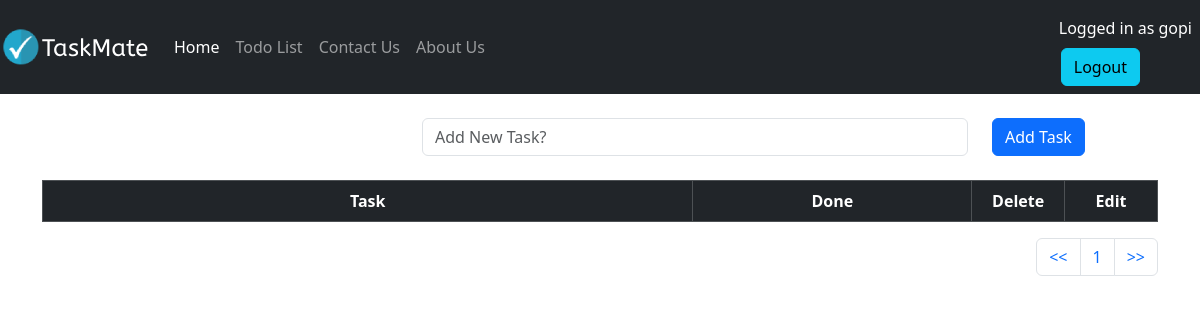
The app's page /todolist/ (signed in), older data.
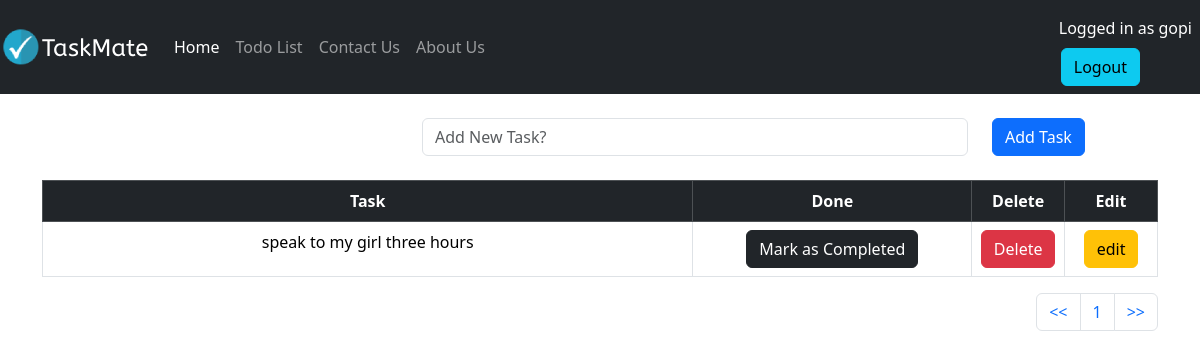
The same page, newer data.
### todolist_app/models.py (models this page shows, shortened)
class TaskList(models.Model):
    manage=models.ForeignKey(User,on_delete=models.CASCADE,default=None)
    task=models.CharField(max_length=300)
    done=models.BooleanField(default=False)
    class Meta:
        ordering= ['id']

### todolist_app/views.py (the view)
# urls.py: path('todolist/',include('todolist_app.urls')),
@login_required
def todolist(request):
   if request.method == 'POST':
      form=TaskForm(request.POST)
      if form.is_valid():
         instance=form.save(commit=False)
         instance.manage = request.user
         instance.save()
      messages.success(request,'Task Added Successfully !!!')
      return redirect('todolist')
   else:
      all_task=TaskList.objects.filter(manage=request.user)
      paginator = Paginator(all_task,5)
      page = request.GET.get('pg')
      all_task = paginator.get_page(page)
      return render(request,'todolist.html',{'all_task':all_task})

### todolist_app/templates/todolist.html (shortened to what this page needs)
{% extends "base.html" %}
{% block content %}
  <div class="container">
    <br>
    <form method="POST">
      <div class="row">
        <div class="col-lg-4"><label></label></div>
        <div class="col-lg-6">
          <input type="text" class="form-control" name="task" placeholder="Add New Task?" required>
        </div>
        <div class="col-lg-2">
          <button type="submit" class="btn btn-primary">Add Task</button>
        </div>
      </div>
    </form><br>
    <table class="table table-bordered text-center">
      <thead class="table-dark">
        <tr>
          <th class="col-7">Task</th>
          <th class="col-3">Done</th>
          <th class="col-1">Delete</th>
          <th class="col-1">Edit</th>
        </tr>
      </thead>
      <tbody>
        {% if all_task %}
          {% for obj in all_task %}
            {% if obj.done %}
              <tr class="table-success">
                <td class="col-7" ><del>{{obj.task}}</del></td>
                <td class="col-3"><a href="{% url 'pending_task' obj.id %}"><button type="button" class="btn btn-dark">Mark as Pending</button></a></td>
                <td class="col-1"><a href="{% url 'delete_task' obj.id %}"><button type="button" class="btn btn-danger">Delete</button></a></td>
                <td class="col-1"><a href="{% url 'edit_task' obj.id %}"><button type="button" class="btn btn-warning">edit</button></a></td>
              </tr>
            {% else %}
              <tr>
                <td class="col-7">{{obj.task}}</td>
                <td class="col-3"><a href="{% url 'complete_task' obj.id %}"><button type="button" class="btn btn-dark">Mark as Completed</button></a></td>
                <td class="col-1"><a href="{% url 'delete_task' obj.id %}"><button type="button" class="btn btn-danger">Delete</button></a></td>
                <td class="col-1"><a href="{% url 'edit_task' obj.id %}"><button type="button" class="btn btn-warning">edit</button></a></td>
              </tr>
            {% endif %}
          {% endfor %}
        {% endif %}
      </tbody>
    </table>
    <nav aria-label="Page navigation example">
      <ul class="pagination justify-content-end">
        <li class="page-item"><a class="page-link" href="?pg=1"><<</a></li>
        <li class="page-item"><a class="page-link" href="?pg={{all_task.number}}">{{all_task.number}}</a></li>
        <li class="page-item"><a class="page-link" href="?pg={{ all_task.paginator.num_pages }}">>></a></li>
      </ul>
    </nav>
  </div>
{% endblock content %}

### templates/base.html (shortened to what this page needs)
{% load static %}
<!doctype html>
<html lang="en">
  <head>
    <link href="https://cdn.jsdelivr.net/npm/bootstrap@5.3.3/dist/css/bootstrap.min.css" rel="stylesheet">
    <nav class="navbar navbar-expand-lg navbar-dark bg-dark">
          <a class="navbar-brand" href="{% url 'index' %}"><img src="{% static 'images/logo.png' %}" alt="Task Mate"></a>
          <div class="collapse navbar-collapse" id="navbarNavAltMarkup">
            <div class="navbar-nav">
              <a class="nav-link active"href="{% url 'index' %}">Home</a>
              <a class="nav-link" href="{% url 'todolist' %}">Todo List</a>
              <a class="nav-link" href="{% url 'contactus' %}">Contact Us</a>
              <a class="nav-link" href="{% url 'aboutus' %}">About Us</a>
            </div>
        </div>
        {% if user.is_authenticated %}
        <div class="form-inline my-2 my-lg-0">
          <div class="p-2 bg-dark text-white">Logged in as {{user.username}}</div>
          <a href="{% url 'logout' %}"><button class="btn btn-info my-2 my-sm-0" type="submit">Logout</button></a>
          </div>
        {% endif %}
      </nav>
</head>
  <body class='light'>
   {% block content %}
   {% endblock content %}
  </body>
</html>

### templates/base.html (style rules this page uses)
.my-sm-0 { margin: 10px !important; }

Row changes from the older to the newer data that the page shows:
now on this page (row edited): TaskList: task "speak to my girl three hours"
